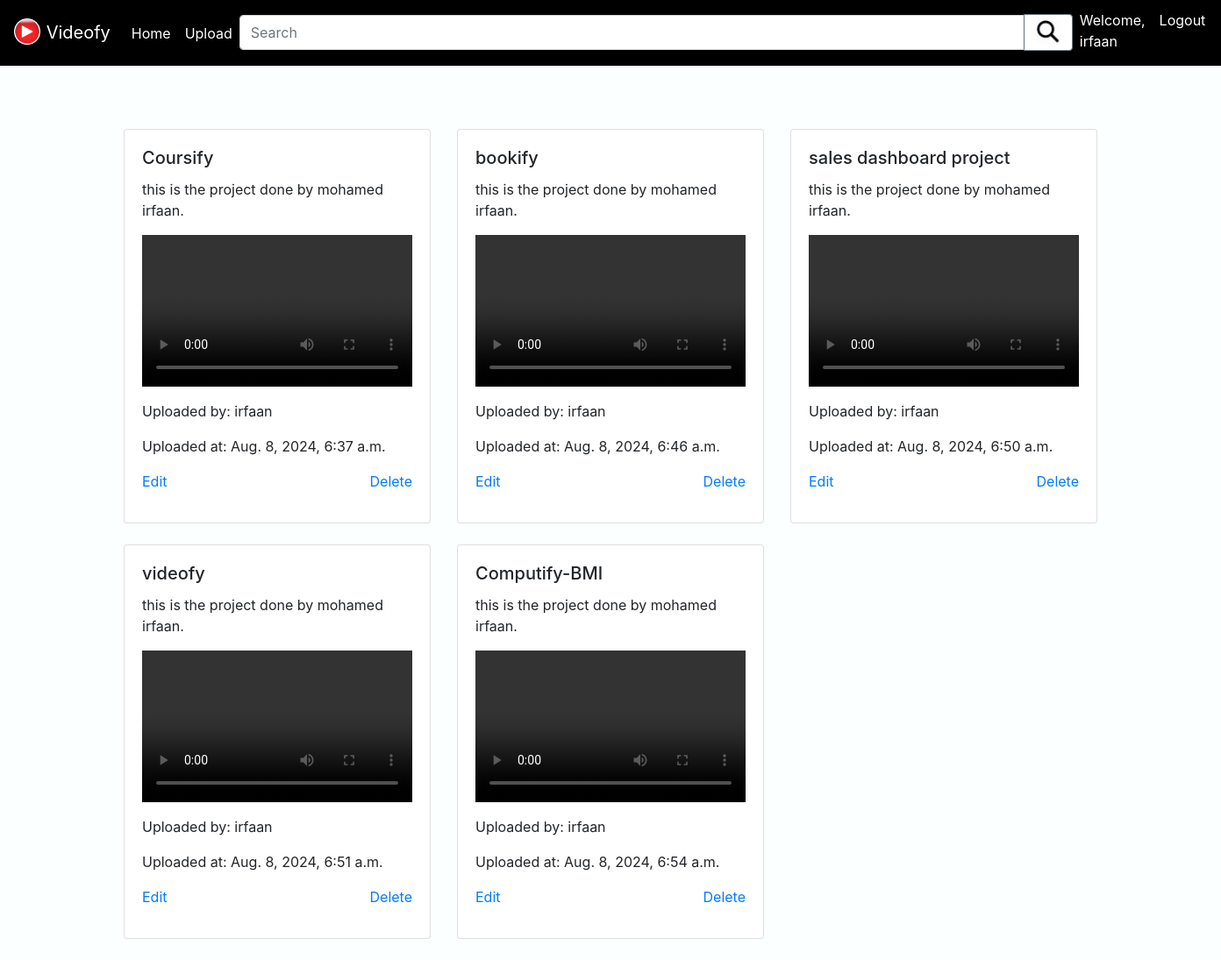
The app's page / (signed in) with its own data.
### videos/models.py (models this page shows, shortened)
class Video(models.Model):
    title = models.CharField(max_length=200)
    description = models.TextField()
    video_file = models.FileField(upload_to='Videos/', blank=True, null=True)
    uploaded_by = models.ForeignKey(User, on_delete=models.CASCADE)
    uploaded_at = models.DateTimeField(auto_now_add=True)

### videos/views.py (the view)
# urls.py: path('', views.video_list, name='video_list'),
def video_list(request):
    query = request.GET.get('q')
    if query:
        videos = Video.objects.filter(
            Q(title__icontains=query) | Q(description__icontains=query) | Q(uploaded_by__username__icontains=query)
        )
    else:
        videos = Video.objects.all()
    return render(request, 'video_list.html', {'videos': videos})

### templates/video_list.html (shortened to what this page needs)
{% extends 'base.html' %}
{% block content %}
    <br/>
    <br/>
    <br/>
    <div class="row">
        {% for video in videos %}
            <div class="col-md-4">
                <div class="card mb-4">
                    <div class="card-body d-flex flex-column">
                        <h5 class="card-title">{{ video.title }}</h5>
                        <p class="card-text">{{ video.description }}</p>
                        <div class="embed-responsive embed-responsive-16by9 mb-2">
                                <video class="embed-responsive-item" controls>
                                    <source src="{{ video.video_file.url }}" type="video/mp4">
                                </video>
                        </div>
                        <p class="mt-2">Uploaded by: {{ video.uploaded_by.username }}</p>
                        <p>Uploaded at: {{ video.uploaded_at }}</p>
                        {% if user == video.uploaded_by %}
                        <div class="d-flex justify-content-between">
                              <a href="{% url 'edit_video' video.id %}">Edit</a>
                              <a href="{% url 'delete_video' video.id %}">Delete</a>
                        </div>
                       {% endif %}
                    </div>
                </div>
            </div>
        {% endfor %}
    </div>
{% endblock %}

### templates/base.html (shortened to what this page needs)
{% load static %}
<!DOCTYPE html>
<html lang="en">
<head>
    <link href="https://maxcdn.bootstrapcdn.com/bootstrap/4.5.2/css/bootstrap.min.css" rel="stylesheet">
</head>
<body style="background-color: rgb(251, 255, 255);">
    {% load static %}
    <nav class="navbar navbar-expand-lg " style="background-color: black;">
        <a href="{% url 'video_list' %}" class="navbar-brand" style="text-decoration: none; color: #ffffff;">
            <img src="{% static 'images/video-3.png' %}" style="height: 35px; width: 30px; object-fit: contain; display: inline-block; margin-right: 1px;margin-top:-5px;background-color: black;" alt="Videofy Logo">
            Videofy
        </a>
        <div class="collapse navbar-collapse" id="navbarNav">
            <ul class="navbar-nav mr-auto">
                <li class="nav-item">
                    <a class="nav-link" style="text-decoration: none; color: #ffffff;" href="{% url 'video_list' %}">Home</a>
                </li>
                <li class="nav-item">
                    <a class="nav-link" style="text-decoration: none; color: #ffffff;" href="{% url 'upload_video' %}">Upload</a>
                </li>
            </ul>
            <form class="form-inline my-1 my-lg-0" method="get" action="{% url 'video_list' %}">
                <div class="input-group" style="width: 950px;">
                    <input class="form-control  border-2" type="search" placeholder="Search" aria-label="Search" name="q" style="height:40px;margin-top: -1px;">
                    <div class="input-group-append">
                        <button class="btn btn-outline-secondary border-2" type="submit" style="background-color: #ffffff; height: 42px;margin-top: -2px;">
                            <img src="{% static 'images/icon-4.png' %}" style="height: 30px; width: 30px; object-fit: cover; display: block;align-items: center;align-content: center; background-color: #ffffff; padding: 0px;margin-top: -1px;color: aliceblue;" alt="icon">
                        </button>
                    </div>
                </div>
            </form>
            <ul class="navbar-nav ml-auto">
                {% if user.is_authenticated %}
                    <li class="nav-item">
                        <a class="nav-link"  style="text-decoration: none; color: #ffffff;margin-top:-5px;" href="#">Welcome, {{ user.username }}</a>
                    </li>
                    <li class="nav-item">
                        <a class="nav-link" style="text-decoration: none; color: #ffffff;margin-top: -5px;" href="{% url 'logout' %}">Logout</a>
                    </li>
                {% endif %}
            </ul>
        </div>
    </nav>
    <div class="container">
        {% block content %}{% endblock %}
    </div>
</body>
</html>

### templates/video_list.html (style rules this page uses)
.card { height: 450px; display: flex; flex-direction: column; justify-content: space-between; }
.embed-responsive-16by9 { position: relative; padding-bottom: 56.25%; height: 0; overflow: hidden; }
.embed-responsive-16by9 .embed-responsive-item { position: absolute; top: 0; left: 0; bottom: 0; right: 0; width: 100%; height: 100%; border: 0; }

### records on screen
Video: title "Coursify", description "this is the project done by mohamed irfaan.", uploaded_by.username "irfaan", uploaded_at "Aug. 8, 2024, 6:37 a.m.", shows "Edit"
Video: title "bookify", description "this is the project done by mohamed irfaan.", uploaded_by.username "irfaan", uploaded_at "Aug. 8, 2024, 6:46 a.m.", shows "Edit"
Video: title "sales dashboard project", description "this is the project done by mohamed irfaan.", uploaded_by.username "irfaan", uploaded_at "Aug. 8, 2024, 6:50 a.m.", shows "Edit"
Video: title "videofy", description "this is the project done by mohamed irfaan.", uploaded_by.username "irfaan", uploaded_at "Aug. 8, 2024, 6:51 a.m.", shows "Edit"
Video: title "Computify-BMI", description "this is the project done by mohamed irfaan.", uploaded_by.username "irfaan", uploaded_at "Aug. 8, 2024, 6:54 a.m.", shows "Edit"

### other values on screen
{{ user.username }} "irfaan"
